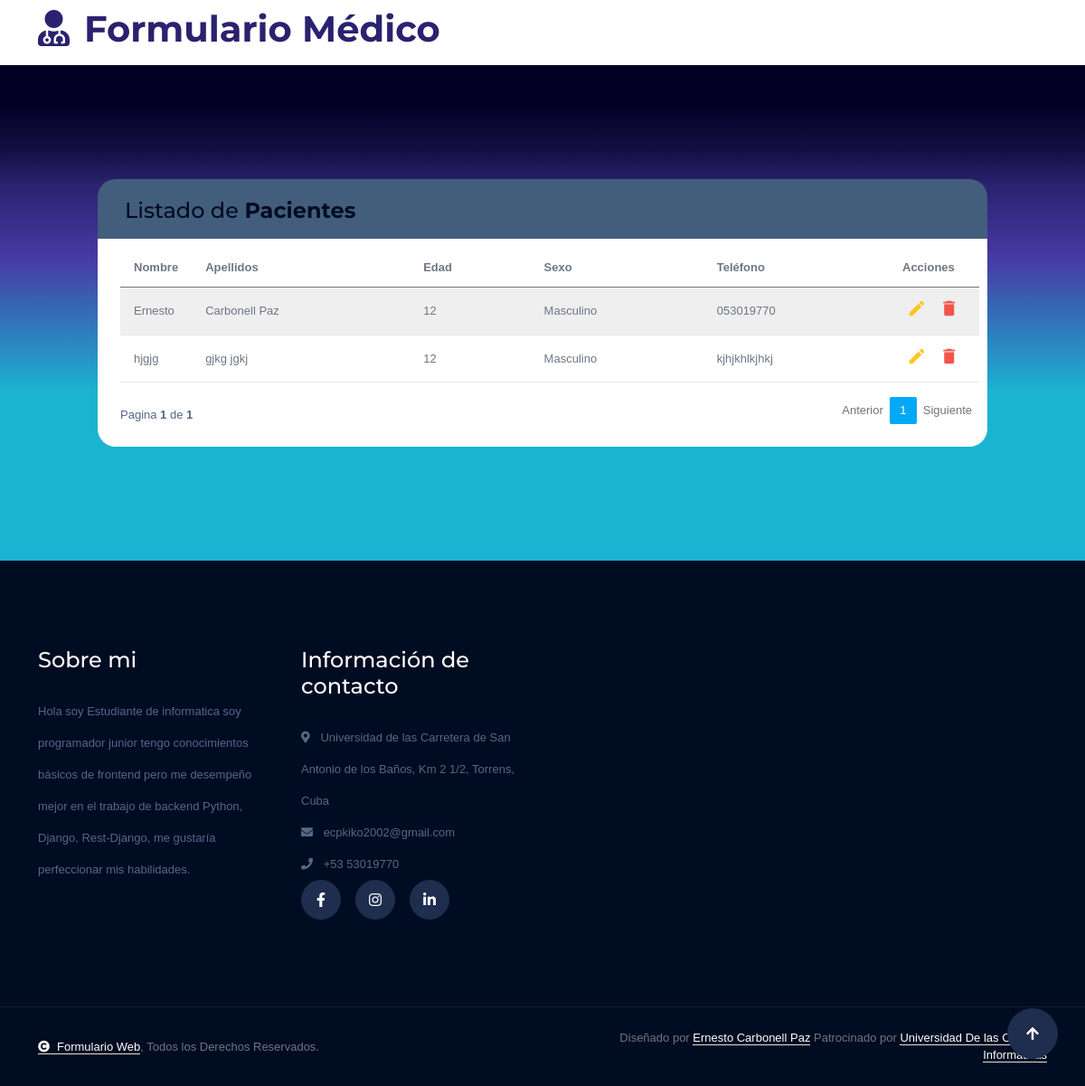
The page /list/ on the database as committed earlier.
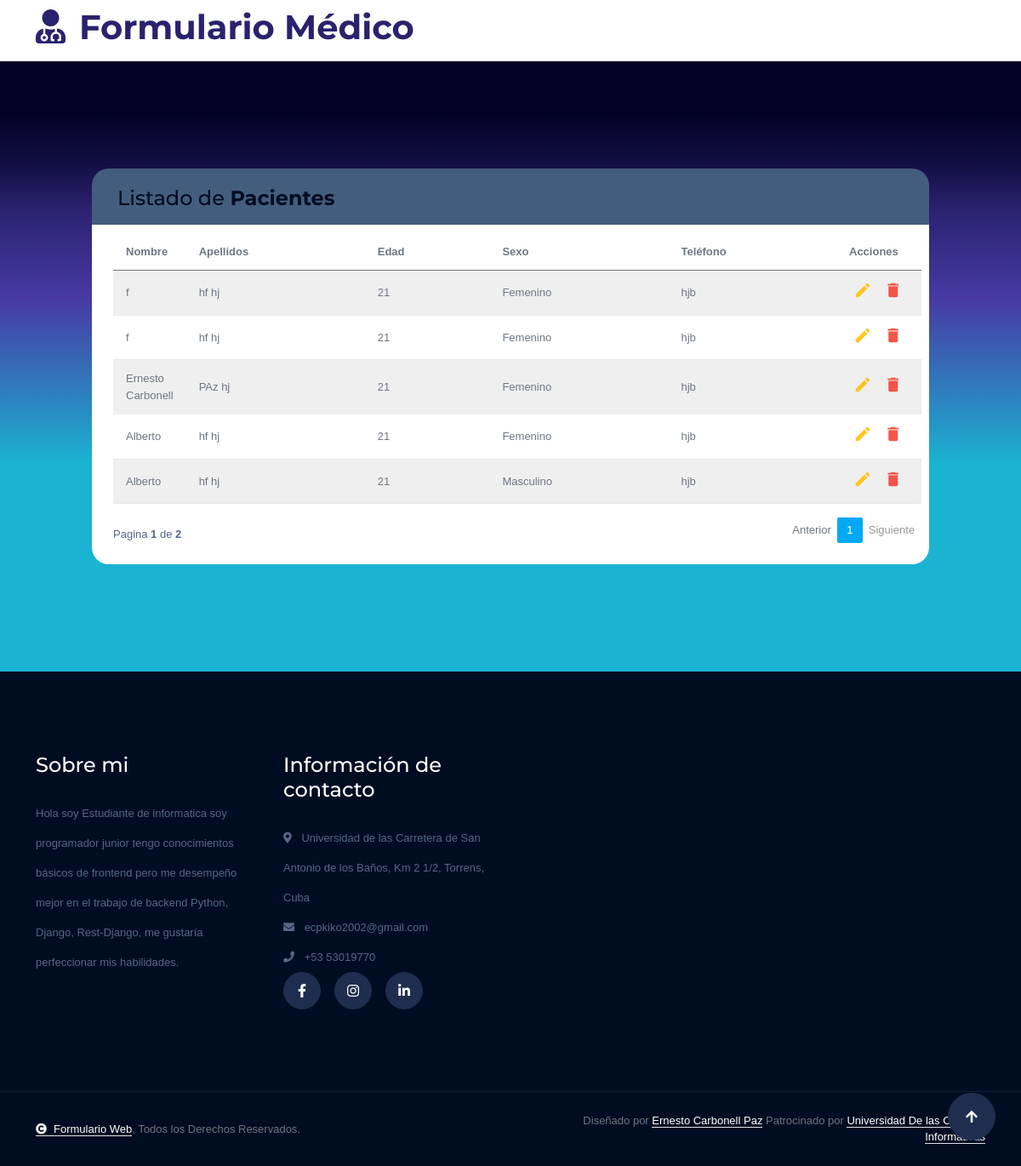
The same page on the database as committed later.
### Datos/models.py (models this page shows, shortened)
class RemisionCaso(models.Model):
    unidad = models.CharField(max_length=100)
    no_historia_clinica_individual = models.CharField(max_length=50)
    no_historia_clinica_hospital_base = models.CharField(max_length=50)
    consultorio_medico_familia = models.CharField(max_length=50)
    referido_a = models.CharField(max_length=100)
    fecha_turno_programado = models.DateField()
    hora_turno_programado = models.TimeField()
    sexo = models.CharField(max_length=10, choices=[('Femenino', 'Femenino'), ('Masculino', 'Masculino')])
    edad = models.PositiveIntegerField()
    color_piel = models.CharField(max_length=10, choices=[('Blanca', 'Blanca'), ('Negra', 'Negra'), ('Mestiza', 'Mestiza')])
    nacimiento = models.CharField(default="null", max_length=100)
    fecha_nacimiento = models.DateField()
    nombre = models.CharField(max_length=100)
    primer_apellido = models.CharField(max_length=100)
    segundo_apellido = models.CharField(max_length=100)
    residencia_habitual = models.CharField(max_length=255)
    apartamento = models.CharField(max_length=255)
    no_o_km = models.CharField(max_length=50)
    edificio = models.CharField(max_length=50)
    direccion_entre_calles = models.CharField(max_length=100)
    localidad = models.CharField(max_length=100)
    provincia = models.CharField(max_length=100)
    municipio = models.CharField(max_length=100)
    telefono = models.CharField(max_length=20, blank=True, null=True)
    nombre_padre = models.CharField(max_length=100)
    nombre_madre = models.CharField(max_length=100)
    estado_vital_padre = models.CharField(max_length=10, choices=[('Vivo', 'Vivo'), ('Muerto', 'Muerto')])
    estado_vital_madre = models.CharField(max_length=10, choices=[('Vivo', 'Vivo'), ('Muerto', 'Muerto')])
    referido_a_especialista_de = models.CharField(max_length=100)
    antecedentes_interes = models.TextField()
    resumen_sindromico = models.TextField()
    resumen_examen_fisico = models.TextField()
    tratamiento = models.TextField()
    evolucion = models.TextField()
    impresion_diagnostica = models.TextField()
    otros_diagnosticos = models.TextField(blank=True, null=True)
    nombre_medico = models.CharField(max_length=100)
    firma_medico = models.ImageField(null=True, blank=True, upload_to='firma_medico/')
    fecha = models.DateField()

### Datos/views.py (the view)
# urls.py: path('list/', views.list.as_view(template_name = 'list.html'), name='list'),
class list(generic.ListView):
    model = RemisionCaso
    paginate_by = 5
    context_object_name = 'formularios'

### templates/list.html (shortened to what this page needs)
{% extends "base.html" %}
{% block content %}
<div class="container">
    <div class="table-responsive" style="border-radius: 20px;">
        <div class="table-wrapper">
            <div class="table-title">
                <div class="row">
                    <div class="col-xs-6" style="color:rgba(42,34,110,1)">
                        <h2>Listado de <b>Pacientes</b></h2>
                    </div>
                </div>
            </div>
            <table class="table table-striped table-hover" style="width: 100%;">
                <thead>
                    <tr>
                        <th>Nombre</th>
                        <th>Apellidos</th>
                        <th>Edad</th>
                        <th>Sexo</th>
                        <th>Teléfono</th>
                        <th>Acciones</th>
                    </tr>
                </thead>
                <tbody>
                    {% for paciente in formularios %}
                    <tr>
                        <td>{{ paciente.nombre }}</td>
                        <td>{{ paciente.primer_apellido }} {{paciente.segundo_apellido}}</td>
                        <td>{{ paciente.edad }}</td>
                        <td>{{ paciente.sexo }}</td>
                        <td>{{ paciente.telefono }}</td>
                        <td>
                            <a href="http://127.0.0.1:8000/pdf/{{paciente.id}}" class="edit" data-toggle="modal"><i class="material-icons" data-toggle="tooltip" title="Ver Documento">&#xE254;</i></a>
                            <a href="javascript:void(0);" class="delete" data-toggle="modal"><i class="material-icons" data-toggle="tooltip" title="Eliminar Paciente" onclick="deletePatient({{ paciente.id }})">&#xE872;</i></a>
                        </td>
                    </tr>
                    {% endfor %}
                </tbody>
            </table>
            <div class="clearfix">
                <div class="hint-text">Pagina <b>{{page_obj.number}}</b> de <b>{{page_obj.paginator.num_pages}}</b></div>
                <ul class="pagination">
                    {% if page_obj.has_previous %}
                    <li class="page-item"><a class="page-link" href="{% url 'list' %}?page={{page_obj.previous_page_number}}">Anterior</a></li>
                    {% else %}
                    <li class="page-item disabled"><a href="#" class="page-link">Anterior</a></li>
                    {% endif %}
                    <li class="page-item active"><a class="page-link">{{page_obj.number}}</a></li>
                    {% if page_obj.has_next %}
                    <li class="page-item"><a class="page-link" href="{% url 'list' %}?page={{page_obj.next_page_number}}">Siguiente</a></li>
                    {% else %}
                    <li class="page-item disabled"><a href="#" class="page-link">Siguiente</a></li>
                    {% endif %}
                </ul>
            </div>
        </div>
    </div>
</div>
{% endblock %}

### templates/base.html (shortened to what this page needs)
{% load static %}
<!DOCTYPE html>
<html lang="en">
    <head>
        <link rel="stylesheet" href="https://use.fontawesome.com/releases/v5.15.4/css/all.css"/>
        <link href="https://cdn.jsdelivr.net/npm/bootstrap-icons@1.4.1/font/bootstrap-icons.css" rel="stylesheet"/>
        <link href= {% static '/lib/animate/animate.min.css'%} rel="stylesheet" type="text/css"/>
        <link href= {% static '/lib/owlcarousel/assets/owl.carousel.min.css'%} rel="stylesheet" type="text/css"/>
        <link href= {% static '/css/bootstrap.min.css'%} rel="stylesheet" type="text/css"/>
        <link href= {% static '/css/style.css'%} rel="stylesheet" type="text/css"/>
    </head>
    <body>
        <div class="container-fluid nav-bar sticky-top px-0 px-lg-4 py-2 py-lg-0">
            <div class="container">
                <nav class="navbar navbar-expand-lg navbar-light">
                    <a href="{% url 'main' %}" class="navbar-brand p-0">
                        <h1 class="display-6" style = "color:rgba(42,34,110,1)";> <i class="fas fa-user-md me-3"></i></i>Formulario Médico</h1>
                    </a>
                </nav>
            </div>
        </div>
        <div class="header-carousel">
        <div style="padding: 8%; background: rgb(27,179,210); background: linear-gradient(0deg, rgba(27,179,210,1) 34%, rgba(71,58,164,1) 61%, rgba(42,34,110,1) 76%, rgba(19,15,68,1) 83%, rgba(2,0,36,1) 92%);">
            {% block content %}
            {% endblock %}
        </div>
        </div>
        <div class="container-fluid footer py-5 wow fadeIn position-relative" style="z-index: 1" data-wow-delay="0.2s">
            <div class="container py-5">
                <div class="row g-5">
                    <div class="col-md-6 col-lg-6 col-xl-3">
                        <div class="footer-item d-flex flex-column">
                            <div class="footer-item">
                                <h4 class="text-white mb-4">Sobre mi</h4>
                                <p class="mb-3">Hola soy Estudiante de informatica soy programador junior tengo conocimientos básicos de frontend pero me desempeño mejor en el trabajo de backend Python, Django, Rest-Django, me gustaría perfeccionar mis habilidades.</p>
                            </div>
                        </div>
                    </div>
                    <div class="col-md-6 col-lg-6 col-xl-3">
                        <div class="footer-item d-flex flex-column">
                            <h4 class="text-white mb-4">Información de contacto</h4>
                            <a href="#"><i class="fa fa-map-marker-alt me-2"></i> Universidad de las Carretera de San Antonio de los Baños, Km 2 1/2, Torrens, Cuba</a>
                            <a href="mailto:info@example.com"><i class="fas fa-envelope me-2"></i> ecpkiko2002@gmail.com</a>
                            <a href="tel:+5353019770"><i class="fas fa-phone me-2"></i> +53 53019770</a>
                            <div class="d-flex">
                                <a class="btn btn-secondary btn-md-square rounded-circle me-3" href="https://www.facebook.com/ernesto.carbonellpaz/"><i class="fab fa-facebook-f text-white"></i></a>
                                <a class="btn btn-secondary btn-md-square rounded-circle me-3" href="https://www.instagram.com/nesty_lucifer69/"><i class="fab fa-instagram text-white"></i></a>
                                <a class="btn btn-secondary btn-md-square rounded-circle me-0" href="https://www.linkedin.com/in/ernesto-carbonell-paz-06b05a25a/"><i class="fab fa-linkedin-in text-white"></i></a>
                            </div>
                        </div>
                    </div>
                </div>
            </div>
        </div>
        <div class="container-fluid copyright py-4">
            <div class="container">
                <div class="row g-4 align-items-center">
                    <div class="col-md-6 text-center text-md-start mb-md-0">
                        <span class="text-body"><a href="#" class="border-bottom text-white"><i class="fas fa-copyright text-light me-2"></i>Formulario Web</a>, Todos los Derechos Reservados.</span>
                    </div>
                    <div class="col-md-6 text-center text-md-end text-body">
                        Diseñado por <a class="border-bottom text-white" href="https://github.com/KaikoKill">Ernesto Carbonell Paz</a> Patrocinado por <a class="border-bottom text-white" href="https://www.facebook.com/universidad.uci">Universidad De las Ciencias Informáticas</a>
                    </div>
                </div>
            </div>
        </div>
        <a href="#" class="btn btn-secondary btn-lg-square rounded-circle back-to-top"><i class="fa fa-arrow-up"></i></a>
    </body>
</html>

### static/css/style.css (style rules this page uses)
.back-to-top { position: fixed; right: 30px; bottom: 30px; transition: 0.5s; z-index: 99; }
.btn { font-weight: 600; transition: .5s; }
.btn-md-square { width: 44px; height: 44px; }
.btn-lg-square { width: 56px; height: 56px; }
.btn-square, .btn-sm-square, .btn-md-square, .btn-lg-square, .btn-xl-square { padding: 0; display: flex; align-items: center; justify-content: center; font-weight: normal; }
.btn.btn-secondary { color: var(--bs-white); }
.nav-bar { background: var(--bs-white); }
.sticky-top { transition: 1s; }
.footer { background: var(--bs-dark); }
.footer .footer-item a { line-height: 35px; color: var(--bs-body); transition: 0.5s; }
.footer .footer-item p { line-height: 35px; }
.copyright { border-top: 1px solid rgba(255, 255, 255, 0.08); background: var(--bs-dark); }

### templates/list.html (style rules this page uses)
body { color: #566787; background: #f5f5f5; font-family: 'Varela Round', sans-serif; font-size: 13px; }
.table-responsive { margin: 30px 0; }
.table-wrapper { min-width: 1000px; background: #fff; padding: 20px 25px; border-radius: 3px; box-shadow: 0 1px 1px rgba(0,0,0,.05); }
.table-title { padding-bottom: 15px; background: #435d7d; color: #fff; padding: 16px 30px; margin: -20px -25px 10px; border-radius: 3px 3px 0 0; }
.table-title h2 { margin: 5px 0 0; font-size: 24px; }
table.table tr th, table.table tr td { border-color: #e9e9e9; padding: 12px 15px; vertical-align: middle; }
table.table tr th:first-child { width: 60px; }
table.table tr th:last-child { width: 100px; }
table.table-striped tbody tr:nth-of-type(odd) { background-color: #fcfcfc; }
table.table td:last-child i { opacity: 0.9; font-size: 22px; margin: 0 5px; }
table.table td a { font-weight: bold; color: #566787; display: inline-block; text-decoration: none; outline: none !important; }
table.table td a.edit { color: #FFC107; }
table.table td a.delete { color: #F44336; }
table.table td i { font-size: 19px; }
.pagination { float: right; margin: 0 0 5px; }
.pagination li a { border: none; font-size: 13px; min-width: 30px; min-height: 30px; color: #999; margin: 0 2px; line-height: 30px; border-radius: 2px !important; text-align: center; padding: 0 6px; }
.pagination li.active a, .pagination li.active a.page-link { background: #03A9F4; }
.hint-text { float: left; margin-top: 10px; font-size: 13px; }

Rows that differ between the two databases and show on the page:
removed RemisionCaso: nombre "hjgjg", primer_apellido "gjkg", segundo_apellido "jgkj", edad "12", sexo "Masculino", telefono "kjhjkhlkjhkj"
changed RemisionCaso (number 1 of 5 on the later page): nombre "Ernesto" → "f"; primer_apellido "Carbonell" → "hf"; segundo_apellido "Paz" → "hj"; edad "12" → "21"; sexo "Masculino" → "Femenino"; telefono "053019770" → "hjb"
added RemisionCaso: nombre "f", primer_apellido "hf", segundo_apellido "hj", edad "21", sexo "Femenino", telefono "hjb"
added RemisionCaso: nombre "Ernesto Carbonell", primer_apellido "PAz", segundo_apellido "hj", edad "21", sexo "Femenino", telefono "hjb"
added RemisionCaso: nombre "Alberto", primer_apellido "hf", segundo_apellido "hj", edad "21", sexo "Femenino", telefono "hjb"
added RemisionCaso: nombre "Alberto", primer_apellido "hf", segundo_apellido "hj", edad "21", sexo "Masculino", telefono "hjb"
Other text that changed with them:
{{ page_obj.paginator.num_pages }}: "1" → "2"
